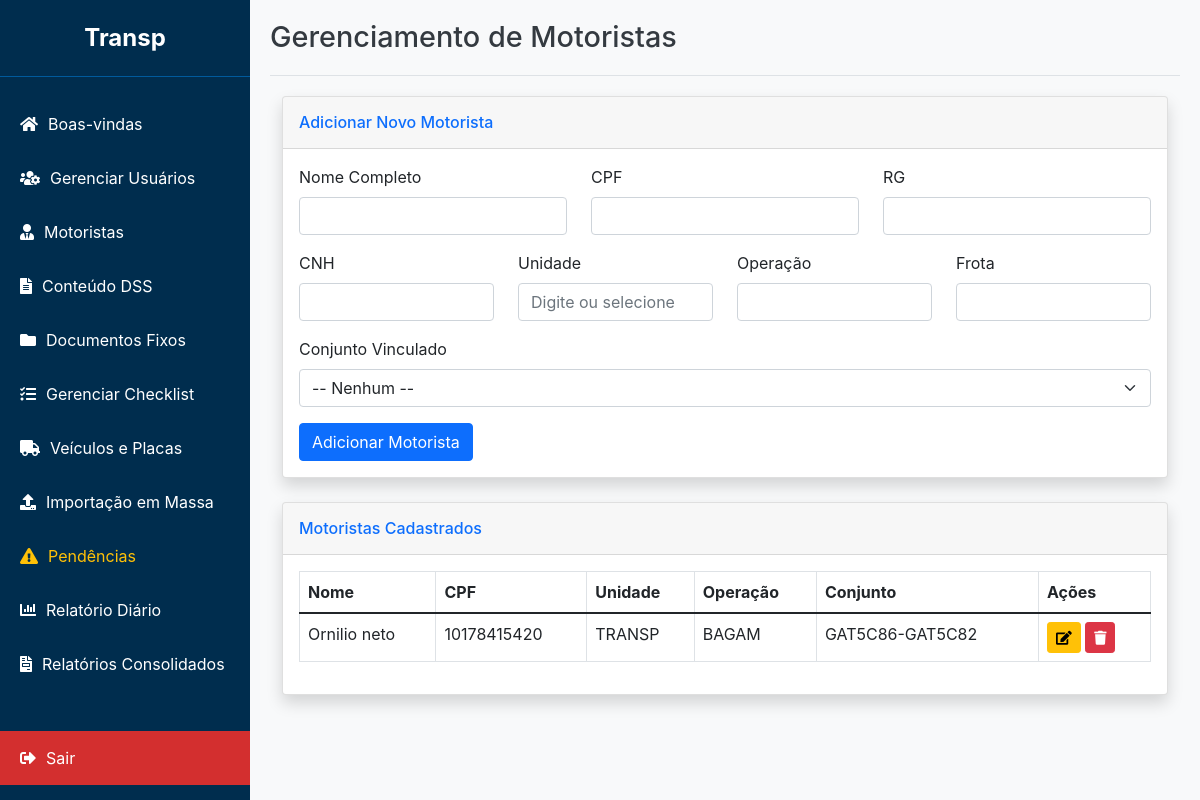
/admin/motoristas (signed in), run on an earlier commit of the app's database.
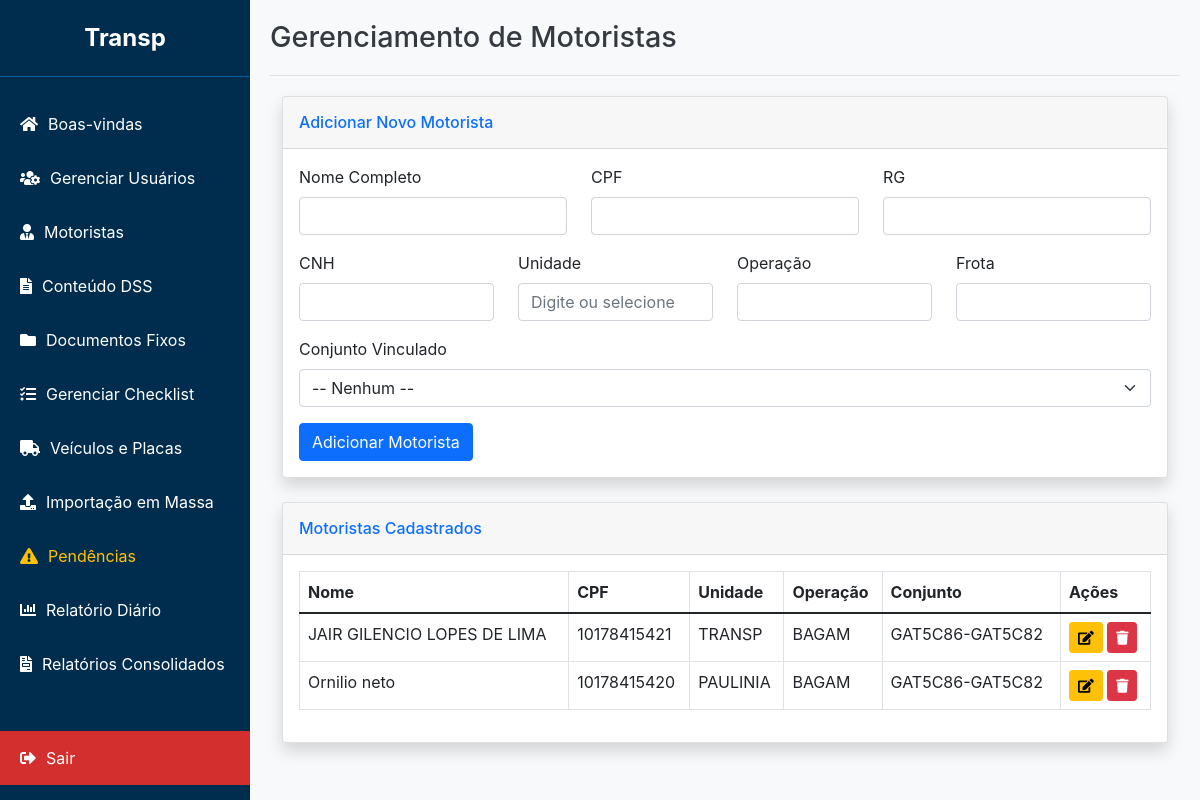
And on a later commit of the database.
### app/models.py (models this page shows, shortened)
class Motorista(db.Model):
    id = db.Column(db.Integer, primary_key=True)
    unidade = db.Column(db.String(100), nullable=True)
    operacao = db.Column(db.String(100), nullable=True) # NOVO CAMPO
    nome = db.Column(db.String(150), nullable=False)
    cpf = db.Column(db.String(14), unique=True, nullable=False)
    rg = db.Column(db.String(20))
    cnh = db.Column(db.String(20))
    frota = db.Column(db.String(50))
    password_hash = db.Column(db.String(256), nullable=True)
    veiculo_id = db.Column(db.Integer, db.ForeignKey('veiculo.id'), nullable=True)
    assinaturas = db.relationship('Assinatura', backref='motorista', lazy=True)
    checklists_preenchidos = db.relationship('ChecklistPreenchido', backref='motorista', lazy=True)

class Veiculo(db.Model):
    id = db.Column(db.Integer, primary_key=True)
    unidade = db.Column(db.String(100), nullable=True)
    operacao = db.Column(db.String(100), nullable=True) # NOVO CAMPO
    nome_conjunto = db.Column(db.String(100), unique=True, nullable=False)
    placa_cavalo_id = db.Column(db.Integer, db.ForeignKey('placa.id'), nullable=False)
    placa_carreta1_id = db.Column(db.Integer, db.ForeignKey('placa.id'), nullable=True)
    placa_carreta2_id = db.Column(db.Integer, db.ForeignKey('placa.id'), nullable=True)
    obs = db.Column(db.Text)
    placa_cavalo = db.relationship('Placa', foreign_keys=[placa_cavalo_id])
    placa_carreta1 = db.relationship('Placa', foreign_keys=[placa_carreta1_id])
    placa_carreta2 = db.relationship('Placa', foreign_keys=[placa_carreta2_id])
    motoristas = db.relationship('Motorista', backref='veiculo', lazy=True)
    checklists_preenchidos = db.relationship('ChecklistPreenchido', backref='veiculo', lazy=True)

### app/routes.py (the view)
@admin_bp.route('/motoristas')
@login_required()
def motoristas():
    user_role = session.get('role')
    user_unidade = session.get('unidade')
    motoristas_query = Motorista.query
    veiculos_query = Veiculo.query
    if user_role != 'admin':
        motoristas_query = motoristas_query.filter(Motorista.unidade == user_unidade)
        veiculos_query = veiculos_query.filter(Veiculo.unidade == user_unidade)
    lista_motoristas = motoristas_query.order_by(Motorista.nome).all()
    veiculos = veiculos_query.order_by(Veiculo.nome_conjunto).all()
    return render_template('motoristas.html', motoristas=lista_motoristas, veiculos=veiculos)

### app/routes.py (called while the page is built)
def login_required(required_role=["admin", "master", "comum"]):
    def decorator(f):
        @wraps(f)
        def decorated_function(*args, **kwargs):
            if 'user_id' not in session:
                flash('Por favor, faça login para acessar esta página.', 'warning')
                return redirect(url_for('admin.login'))
            user_role = session.get('role')
            if user_role not in required_role:
                flash('Você não tem permissão para acessar esta página.', 'danger')
                return redirect(url_for('admin.dashboard'))
            return f(*args, **kwargs)
        return decorated_function
    return decorator

### app/templates/motoristas.html (shortened to what the changed rows need)
{% extends "base_adm.html" %}
{% block header %}Gerenciamento de Motoristas{% endblock %}
{% block content %}
<div class="container-fluid">
    <div class="card shadow mb-4">
        <div class="card-body">
            <div class="table-responsive">
                <table class="table table-bordered" id="dataTable" width="100%" cellspacing="0">
                    <thead>
                        <tr>
                            <th>Nome</th>
                            <th>CPF</th>
                            <th>Unidade</th>
                            <th>Operação</th>
                            <th>Conjunto</th>
                            <th>Ações</th>
                        </tr>
                    </thead>
                    <tbody>
                        {% for motorista in motoristas %}
                        <tr>
                            <td>{{ motorista.nome }}</td>
                            <td>{{ motorista.cpf }}</td>
                            <td>{{ motorista.unidade }}</td>
                            <td>{{ motorista.operacao or 'N/A' }}</td>
                            <td>{{ motorista.veiculo.nome_conjunto if motorista.veiculo else 'N/A' }}</td>
                            <td>
                                <button type="button" class="btn btn-warning btn-sm" data-bs-toggle="modal" data-bs-target="#editModal-{{ motorista.id }}">
                                    <i class="fas fa-edit"></i>
                                </button>
                                <button type="button" class="btn btn-danger btn-sm" data-bs-toggle="modal" data-bs-target="#deleteModal-{{ motorista.id }}">
                                    <i class="fas fa-trash"></i>
                                </button>
                            </td>
                        </tr>
                        {% endfor %}
                    </tbody>
                </table>
            </div>
        </div>
    </div>
</div>
{% endblock %}

What changed in the data, as far as the page shows it:
added Motorista: nome "JAIR GILENCIO LOPES DE LIMA", cpf "10178415421", unidade "TRANSP", operacao "BAGAM", veiculo "GAT5C86-GAT5C82"
changed Motorista "Ornilio neto": unidade "TRANSP" → "PAULINIA"
